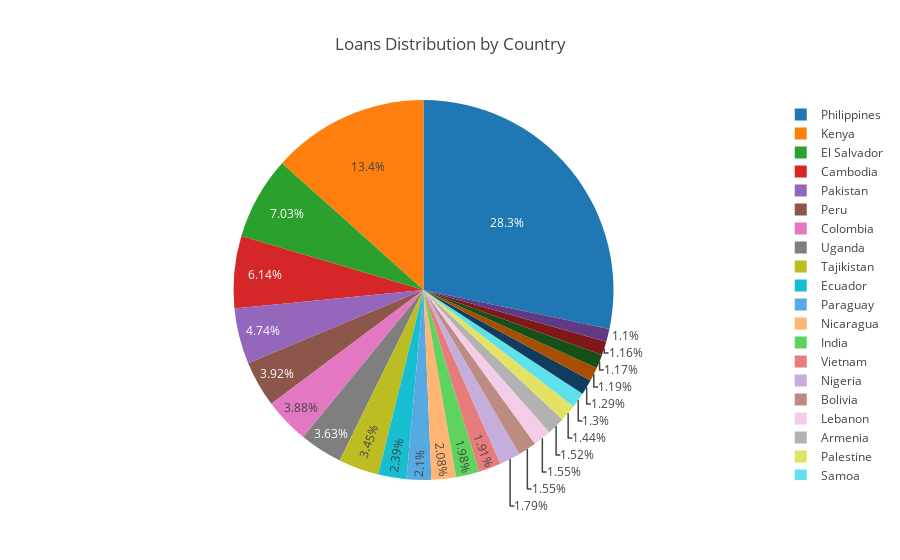

The notebook cell this image was saved under:
### Code cell
import plotly.graph_objs as go
init_notebook_mode(connected=True)
#loan_count_by_country_df
trace = go.Pie(labels=loan_count_by_country_df.Country,values=loan_count_by_country_df.number_of_loans)
layout = dict(
    title='Loans Distribution by Country',
)
#fig = go.
fig = go.Figure(data=[trace],layout=layout)
#py.iplot([trace],filename='Loan Count By Country')
iplot(fig,filename='Loan Distribution')

# Post Execution Notes: The pie chart below shows that from countries like Philipines,Kenya,El Salvador,Cambodia highest number of loans are being taken.

### Figure 1 — Plotly figure (JSON) as saved in the notebook; plotly's stock layout.template omitted (floating-point values rounded to 4 significant figures)
{"data": [{"labels": ["Philippines", "Kenya", "El Salvador", "Cambodia", "Pakistan", "Peru", "Colombia", "Uganda", "Tajikistan", "Ecuador", "Paraguay", "Nicaragua", "India", "Vietnam", "Nigeria", "Bolivia", "Lebanon", "Armenia", "Palestine", "Samoa", "Guatemala", "Rwanda", "Mali", "Honduras", "Indonesia"], "type": "pie", "values": [160441, 75825, 39875, 34836, 26857, 22233, 21995, 20601, 19580, 13521, 11903, 11781, 11237, 10843, 10136, 8806, 8792, 8631, 8167, 7396, 7310, 6735, 6639, 6557, 6214]}], "layout": {"title": "Loans Distribution by Country"}}
